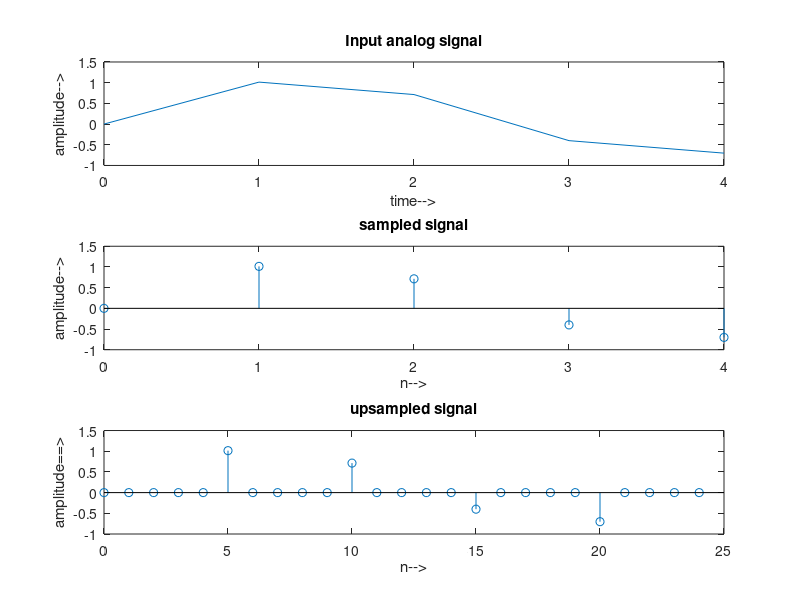

The MATLAB script that drew this image:
# Design-2
clc;
clear all;

close all;

N=input('Enter the sequence length N:');

L=input('Enter the upsampling factor L:');

f1=0.01;

f2=0.2;

t=0:1:N-1;

x=sin(2*pi*f1*t)+sin(2*pi*f2*t);

x1=[zeros(1,L*N)];

t1=1:1:L*N;

j=1:L:L*N;

x1(j)=x;

subplot(3,1,1);

plot(t,x);

xlabel('time-->');

ylabel('amplitude-->');

title('Input analog signal');

subplot(3,1,2);

stem(t,x);

xlabel('n-->');

ylabel('amplitude-->');

title('sampled signal');

subplot(3,1,3);

stem(t1-1,x1);

xlabel('n-->');

ylabel('amplitude==>');

title('upsampled signal');
